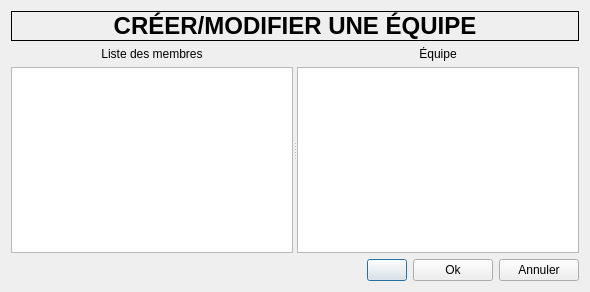
<?xml version="1.0" encoding="UTF-8"?>
<ui version="4.0">
 <class>TeamWindow</class>
 <widget class="QDialog" name="TeamWindow">
  <property name="geometry">
   <rect>
    <x>0</x>
    <y>0</y>
    <width>590</width>
    <height>292</height>
   </rect>
  </property>
  <property name="windowTitle">
   <string>Gestion d'équipe</string>
  </property>
  <layout class="QGridLayout" name="gridLayout">
   <item row="1" column="0">
    <widget class="QSplitter" name="splitter">
     <property name="orientation">
      <enum>Qt::Horizontal</enum>
     </property>
     <widget class="QWidget" name="layoutWidget">
      <layout class="QVBoxLayout" name="verticalLayout">
       <item>
        <widget class="QLabel" name="label_2">
         <property name="text">
          <string>Liste des membres</string>
         </property>
         <property name="alignment">
          <set>Qt::AlignCenter</set>
         </property>
        </widget>
       </item>
       <item>
        <widget class="QTableWidget" name="playersTable">
         <property name="editTriggers">
          <set>QAbstractItemView::NoEditTriggers</set>
         </property>
         <property name="selectionMode">
          <enum>QAbstractItemView::SingleSelection</enum>
         </property>
         <property name="selectionBehavior">
          <enum>QAbstractItemView::SelectRows</enum>
         </property>
         <attribute name="horizontalHeaderStretchLastSection">
          <bool>true</bool>
         </attribute>
         <attribute name="verticalHeaderVisible">
          <bool>false</bool>
         </attribute>
        </widget>
       </item>
      </layout>
     </widget>
     <widget class="QWidget" name="layoutWidget">
      <layout class="QVBoxLayout" name="verticalLayout_2">
       <item>
        <widget class="QLabel" name="label_3">
         <property name="text">
          <string>Équipe</string>
         </property>
         <property name="alignment">
          <set>Qt::AlignCenter</set>
         </property>
        </widget>
       </item>
       <item>
        <widget class="QListWidget" name="teamList">
         <property name="selectionBehavior">
          <enum>QAbstractItemView::SelectRows</enum>
         </property>
        </widget>
       </item>
      </layout>
     </widget>
    </widget>
   </item>
   <item row="0" column="0">
    <widget class="QLabel" name="label">
     <property name="sizePolicy">
      <sizepolicy hsizetype="Preferred" vsizetype="Fixed">
       <horstretch>0</horstretch>
       <verstretch>0</verstretch>
      </sizepolicy>
     </property>
     <property name="font">
      <font>
       <pointsize>18</pointsize>
       <weight>75</weight>
       <bold>true</bold>
      </font>
     </property>
     <property name="frameShape">
      <enum>QFrame::Box</enum>
     </property>
     <property name="frameShadow">
      <enum>QFrame::Plain</enum>
     </property>
     <property name="text">
      <string>CRÉER/MODIFIER UNE ÉQUIPE</string>
     </property>
     <property name="alignment">
      <set>Qt::AlignCenter</set>
     </property>
    </widget>
   </item>
   <item row="2" column="0">
    <layout class="QHBoxLayout" name="horizontalLayout">
     <item>
      <spacer name="horizontalSpacer">
       <property name="orientation">
        <enum>Qt::Horizontal</enum>
       </property>
       <property name="sizeHint" stdset="0">
        <size>
         <width>40</width>
         <height>20</height>
        </size>
       </property>
      </spacer>
     </item>
     <item>
      <widget class="QPushButton" name="buttonSwap">
       <property name="text">
        <string/>
       </property>
       <property name="icon">
        <iconset resource="../assets/tanca.qrc">
         <normaloff>:/icons/arrow.png</normaloff>:/icons/arrow.png</iconset>
       </property>
      </widget>
     </item>
     <item>
      <widget class="QPushButton" name="buttonOk">
       <property name="text">
        <string>Ok</string>
       </property>
      </widget>
     </item>
     <item>
      <widget class="QPushButton" name="buttonCancel">
       <property name="text">
        <string>Annuler</string>
       </property>
      </widget>
     </item>
    </layout>
   </item>
  </layout>
 </widget>
 <resources>
  <include location="../assets/tanca.qrc"/>
 </resources>
 <connections/>
</ui>
